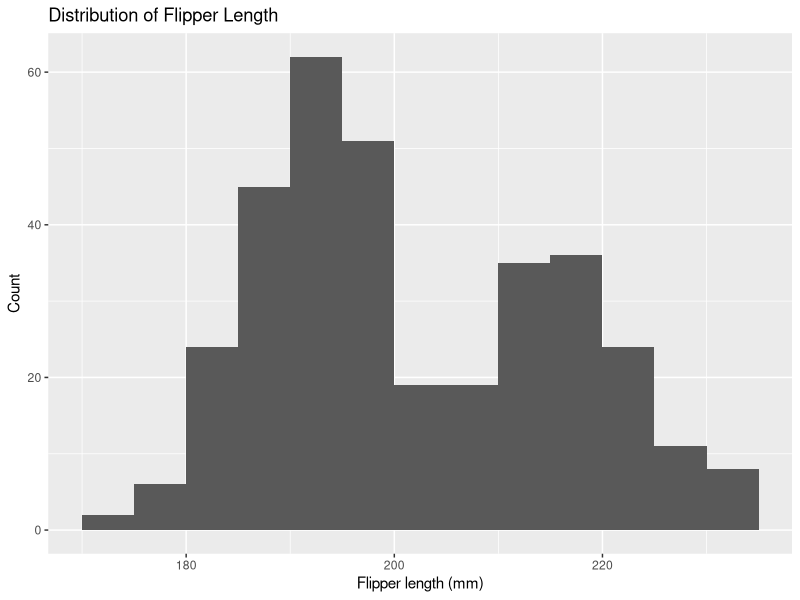

Here is the R script that generated this plot: (Note: this script raises an error after producing the figure.)
## ---- chunk 1
knitr::opts_chunk$set(echo = TRUE, message = FALSE, warning = FALSE)

# Install if needed
if (!requireNamespace("palmerpenguins", quietly = TRUE)) {
  install.packages("palmerpenguins")
}
if (!requireNamespace("ggplot2", quietly = TRUE)) {
  install.packages("ggplot2")
}
if (!requireNamespace("dplyr", quietly = TRUE)) {
  install.packages("dplyr")
}
library(palmerpenguins)
library(ggplot2)
library(dplyr)
## ---- chunk 2
peng <- penguins
peng <- peng %>% filter(!is.na(flipper_length_mm)) # drop NAs in outcome when needed
## ---- chunk 3
# [Your Code Here]
## ---- chunk 4
# [Your Code Here]
## ---- chunk 5
# [Your Code Here]
## ---- chunk 6
ggplot(peng, aes(x = flipper_length_mm)) +
  geom_histogram(binwidth = 5, boundary = 0, closed = "left") +
  labs(title = "Distribution of Flipper Length", x = "Flipper length (mm)", y = "Count")
## ---- chunk 7
hist(peng$flipper_length_mm, breaks = seq(floor(min(peng$flipper_length_mm, na.rm = TRUE)),
                                          ceiling(max(peng$flipper_length_mm, na.rm = TRUE)), by = 5),
     main = "Distribution of Flipper Length (base R)",
     xlab = "Flipper length (mm)")
## ---- chunk 8
approx_200 <- peng %>% summarize(n = sum(abs(flipper_length_mm - 200) <= 5, na.rm = TRUE)) %>% pull(n)
approx_200
## ---- chunk 9
approx_200_base <- sum(abs(peng$flipper_length_mm - 200) <= 5, na.rm = TRUE)
approx_200_base
## ---- chunk 10
ggplot(peng, aes(x = body_mass_g, y = flipper_length_mm, color = species)) +
  geom_point(na.rm = TRUE, alpha = 0.8) +
  geom_smooth(method = "lm", se = FALSE, na.rm = TRUE) +
  labs(title = "Flipper length vs Body mass", x = "Body mass (g)", y = "Flipper length (mm)")
## ---- chunk 11
plot(peng$body_mass_g, peng$flipper_length_mm,
     xlab = "Body mass (g)", ylab = "Flipper length (mm)",
     main = "Flipper length vs Body mass (base R)")
ok <- complete.cases(peng$body_mass_g, peng$flipper_length_mm)
abline(lm(flipper_length_mm ~ body_mass_g, data = peng[ok, ]))
## ---- chunk 12
corr_val <- cor(peng$flipper_length_mm, peng$body_mass_g, use = "complete.obs")
corr_val
## ---- chunk 13
corr_val_base <- cor(peng$flipper_length_mm, peng$body_mass_g, use = "complete.obs")
corr_val_base
